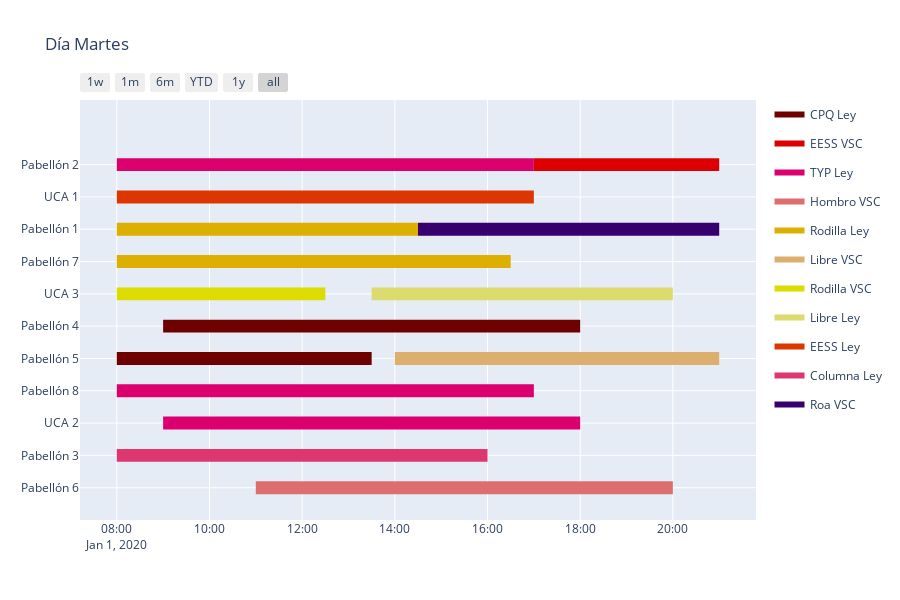

Notebook code cell kept with this figure:
### Code cell
fig_1 = ff.create_gantt(df1, colors=colors_1, index_col='Resource', show_colorbar=True, title='Día Martes',showgrid_x=True, showgrid_y=True,
                      group_tasks=True)
fig_1.show()

### Figure 1 — Plotly figure (JSON) as saved in the notebook; plotly's stock layout.template omitted (floating-point values rounded to 4 significant figures)
{"data": [{"fill": "toself", "fillcolor": "rgb(110, 0, 0)", "hoverinfo": "name", "legendgroup": "rgb(110, 0, 0)", "mode": "none", "name": "CPQ Ley", "type": "scatter", "x": ["2020-01-01T09:00:00", "2020-01-01T18:00:00", "2020-01-01T18:00:00", "2020-01-01T09:00:00", "2020-01-01T09:00:00", "2020-01-01T08:00:00", "2020-01-01T13:30:00", "2020-01-01T13:30:00", "2020-01-01T08:00:00"], "y": [4.8, 4.8, 5.2, 5.2, null, 3.8, 3.8, 4.2, 4.2]}, {"fill": "toself", "fillcolor": "rgb(220, 0, 0)", "hoverinfo": "name", "legendgroup": "rgb(220, 0, 0)", "mode": "none", "name": "EESS VSC", "type": "scatter", "x": ["2020-01-01T17:00:00", "2020-01-01T21:00:00", "2020-01-01T21:00:00", "2020-01-01T17:00:00"], "y": [9.8, 9.8, 10.2, 10.2]}, {"fill": "toself", "fillcolor": "rgb(220, 0, 110)", "hoverinfo": "name", "legendgroup": "rgb(220, 0, 110)", "mode": "none", "name": "TYP Ley", "type": "scatter", "x": ["2020-01-01T08:00:00", "2020-01-01T17:00:00", "2020-01-01T17:00:00", "2020-01-01T08:00:00", "2020-01-01T08:00:00", "2020-01-01T08:00:00", "2020-01-01T17:00:00", "2020-01-01T17:00:00", "2020-01-01T08:00:00", "2020-01-01T08:00:00", "2020-01-01T09:00:00", "2020-01-01T18:00:00", "2020-01-01T18:00:00", "2020-01-01T09:00:00"], "y": [9.8, 9.8, 10.2, 10.2, null, 2.8, 2.8, 3.2, 3.2, null, 1.8, 1.8, 2.2, 2.2]}, {"fill": "toself", "fillcolor": "rgb(220, 110, 110)", "hoverinfo": "name", "legendgroup": "rgb(220, 110, 110)", "mode": "none", "name": "Hombro VSC", "type": "scatter", "x": ["2020-01-01T11:00:00", "2020-01-01T20:00:00", "2020-01-01T20:00:00", "2020-01-01T11:00:00"], "y": [-0.2, -0.2, 0.2, 0.2]}, {"fill": "toself", "fillcolor": "rgb(220, 175, 0)", "hoverinfo": "name", "legendgroup": "rgb(220, 175, 0)", "mode": "none", "name": "Rodilla Ley", "type": "scatter", "x": ["2020-01-01T08:00:00", "2020-01-01T14:30:00", "2020-01-01T14:30:00", "2020-01-01T08:00:00", "2020-01-01T08:00:00", "2020-01-01T08:00:00", "2020-01-01T16:30:00", "2020-01-01T16:30:00", "2020-01-01T08:00:00"], "y": [7.8, 7.8, 8.2, 8.2, null, 6.8, 6.8, 7.2, 7.2]}, {"fill": "toself", "fillcolor": "rgb(220, 175, 110)", "hoverinfo": "name", "legendgroup": "rgb(220, 175, 110)", "mode": "none", "name": "Libre VSC", "type": "scatter", "x": ["2020-01-01T14:00:00", "2020-01-01T21:00:00", "2020-01-01T21:00:00", "2020-01-01T14:00:00"], "y": [3.8, 3.8, 4.2, 4.2]}, {"fill": "toself", "fillcolor": "rgb(220, 220, 0)", "hoverinfo": "name", "legendgroup": "rgb(220, 220, 0)", "mode": "none", "name": "Rodilla VSC", "type": "scatter", "x": ["2020-01-01T08:00:00", "2020-01-01T12:30:00", "2020-01-01T12:30:00", "2020-01-01T08:00:00"], "y": [5.8, 5.8, 6.2, 6.2]}, {"fill": "toself", "fillcolor": "rgb(220, 220, 110)", "hoverinfo": "name", "legendgroup": "rgb(220, 220, 110)", "mode": "none", "name": "Libre Ley", "type": "scatter", "x": ["2020-01-01T13:30:00", "2020-01-01T20:00:00", "2020-01-01T20:00:00", "2020-01-01T13:30:00"], "y": [5.8, 5.8, 6.2, 6.2]}, {"fill": "toself", "fillcolor": "rgb(220, 55, 0)", "hoverinfo": "name", "legendgroup": "rgb(220, 55, 0)", "mode": "none", "name": "EESS Ley", "type": "scatter", "x": ["2020-01-01T08:00:00", "2020-01-01T17:00:00", "2020-01-01T17:00:00", "2020-01-01T08:00:00"], "y": [8.8, 8.8, 9.2, 9.2]}, {"fill": "toself", "fillcolor": "rgb(220, 55, 110)", "hoverinfo": "name", "legendgroup": "rgb(220, 55, 110)", "mode": "none", "name": "Columna Ley", "type": "scatter", "x": ["2020-01-01T08:00:00", "2020-01-01T16:00:00", "2020-01-01T16:00:00", "2020-01-01T08:00:00"], "y": [0.8, 0.8, 1.2, 1.2]}, {"fill": "toself", "fillcolor": "rgb(55, 0, 110)", "hoverinfo": "name", "legendgroup": "rgb(55, 0, 110)", "mode": "none", "name": "Roa VSC", "type": "scatter", "x": ["2020-01-01T14:30:00", "2020-01-01T21:00:00", "2020-01-01T21:00:00", "2020-01-01T14:30:00"], "y": [7.8, 7.8, 8.2, 8.2]}, {"legendgroup": "rgb(110, 0, 0)", "marker": {"color": "rgb(110, 0, 0)", "opacity": 0, "size": 1}, "mode": "markers", "name": "", "showlegend": false, "text": [null, null, null, null], "type": "scatter", "x": ["2020-01-01T09:00:00", "2020-01-01T18:00:00", "2020-01-01T08:00:00", "2020-01-01T13:30:00"], "y": [5, 5, 4, 4]}, {"legendgroup": "rgb(220, 0, 0)", "marker": {"color": "rgb(220, 0, 0)", "opacity": 0, "size": 1}, "mode": "markers", "name": "", "showlegend": false, "text": [null, null], "type": "scatter", "x": ["2020-01-01T17:00:00", "2020-01-01T21:00:00"], "y": [10, 10]}, {"legendgroup": "rgb(220, 0, 110)", "marker": {"color": "rgb(220, 0, 110)", "opacity": 0, "size": 1}, "mode": "markers", "name": "", "showlegend": false, "text": [null, null, null, null, null, null], "type": "scatter", "x": ["2020-01-01T08:00:00", "2020-01-01T17:00:00", "2020-01-01T08:00:00", "2020-01-01T17:00:00", "2020-01-01T09:00:00", "2020-01-01T18:00:00"], "y": [10, 10, 3, 3, 2, 2]}, {"legendgroup": "rgb(220, 110, 110)", "marker": {"color": "rgb(220, 110, 110)", "opacity": 0, "size": 1}, "mode": "markers", "name": "", "showlegend": false, "text": [null, null], "type": "scatter", "x": ["2020-01-01T11:00:00", "2020-01-01T20:00:00"], "y": [0, 0]}, {"legendgroup": "rgb(220, 175, 0)", "marker": {"color": "rgb(220, 175, 0)", "opacity": 0, "size": 1}, "mode": "markers", "name": "", "showlegend": false, "text": [null, null, null, null], "type": "scatter", "x": ["2020-01-01T08:00:00", "2020-01-01T14:30:00", "2020-01-01T08:00:00", "2020-01-01T16:30:00"], "y": [8, 8, 7, 7]}, {"legendgroup": "rgb(220, 175, 110)", "marker": {"color": "rgb(220, 175, 110)", "opacity": 0, "size": 1}, "mode": "markers", "name": "", "showlegend": false, "text": [null, null], "type": "scatter", "x": ["2020-01-01T14:00:00", "2020-01-01T21:00:00"], "y": [4, 4]}, {"legendgroup": "rgb(220, 220, 0)", "marker": {"color": "rgb(220, 220, 0)", "opacity": 0, "size": 1}, "mode": "markers", "name": "", "showlegend": false, "text": [null, null], "type": "scatter", "x": ["2020-01-01T08:00:00", "2020-01-01T12:30:00"], "y": [6, 6]}, {"legendgroup": "rgb(220, 220, 110)", "marker": {"color": "rgb(220, 220, 110)", "opacity": 0, "size": 1}, "mode": "markers", "name": "", "showlegend": false, "text": [null, null], "type": "scatter", "x": ["2020-01-01T13:30:00", "2020-01-01T20:00:00"], "y": [6, 6]}, {"legendgroup": "rgb(220, 55, 0)", "marker": {"color": "rgb(220, 55, 0)", "opacity": 0, "size": 1}, "mode": "markers", "name": "", "showlegend": false, "text": [null, null], "type": "scatter", "x": ["2020-01-01T08:00:00", "2020-01-01T17:00:00"], "y": [9, 9]}, {"legendgroup": "rgb(220, 55, 110)", "marker": {"color": "rgb(220, 55, 110)", "opacity": 0, "size": 1}, "mode": "markers", "name": "", "showlegend": false, "text": [null, null], "type": "scatter", "x": ["2020-01-01T08:00:00", "2020-01-01T16:00:00"], "y": [1, 1]}, {"legendgroup": "rgb(55, 0, 110)", "marker": {"color": "rgb(55, 0, 110)", "opacity": 0, "size": 1}, "mode": "markers", "name": "", "showlegend": false, "text": [null, null], "type": "scatter", "x": ["2020-01-01T14:30:00", "2020-01-01T21:00:00"], "y": [8, 8]}], "layout": {"height": 600, "hovermode": "closest", "showlegend": true, "title": {"text": "Día Martes"}, "xaxis": {"rangeselector": {"buttons": [{"count": 7, "label": "1w", "step": "day", "stepmode": "backward"}, {"count": 1, "label": "1m", "step": "month", "stepmode": "backward"}, {"count": 6, "label": "6m", "step": "month", "stepmode": "backward"}, {"count": 1, "label": "YTD", "step": "year", "stepmode": "todate"}, {"count": 1, "label": "1y", "step": "year", "stepmode": "backward"}, {"step": "all"}]}, "showgrid": true, "type": "date", "zeroline": false}, "yaxis": {"autorange": false, "range": [-1, 12], "showgrid": true, "ticktext": ["Pabellón 6", "Pabellón 3", "UCA 2", "Pabellón 8", "Pabellón 5", "Pabellón 4", "UCA 3", "Pabellón 7", "Pabellón 1", "UCA 1", "Pabellón 2"], "tickvals": [0, 1, 2, 3, 4, 5, 6, 7, 8, 9, 10], "zeroline": false}}}
